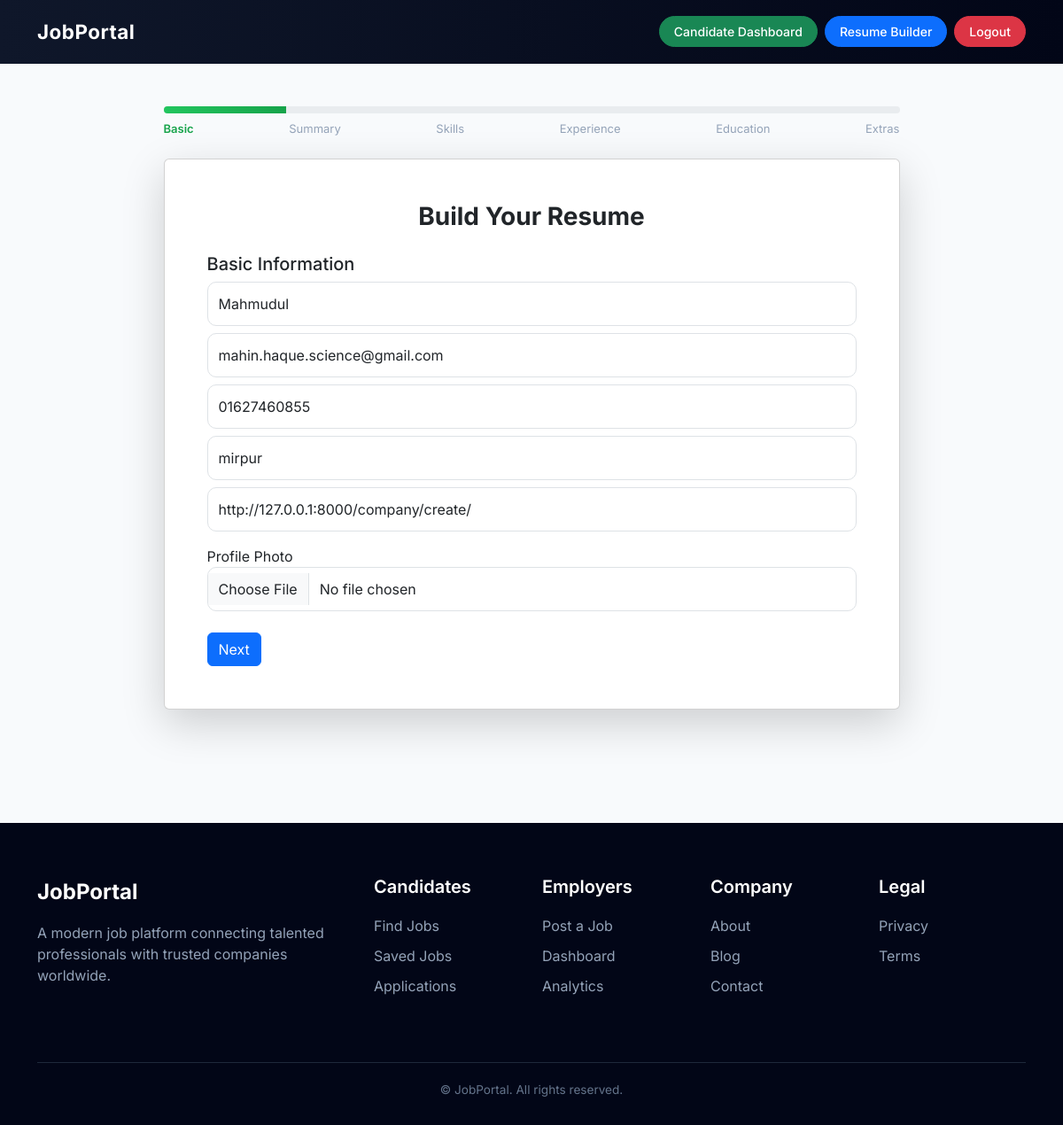
Page /resume/builder/ (signed in) on the committed database.
### accounts/models.py (models this page shows, shortened)
class Resume(models.Model):
    user = models.OneToOneField(User, on_delete=models.CASCADE)
    photo = models.ImageField(upload_to='resumes/photos/', blank=True, null=True)
    full_name = models.CharField(max_length=200)
    email = models.EmailField()
    phone = models.CharField(max_length=20, blank=True)
    address = models.CharField(max_length=255, blank=True)
    website = models.URLField(blank=True)
    summary = models.TextField(blank=True)
    skills = models.TextField(blank=True, help_text="Comma separated skills")
    experience = models.TextField(blank=True)
    education = models.TextField(blank=True)
    projects = models.TextField(blank=True)
    certifications = models.TextField(blank=True)
    languages = models.TextField(blank=True)
    extracurricular = models.TextField(blank=True)
    references = models.TextField(blank=True)
    updated_at = models.DateTimeField(auto_now=True)
    ROLE_CHOICES = (
        ('candidate', 'Candidate'),
        ('employer', 'Employer'),
    )
    user = models.ForeignKey(User, on_delete=models.CASCADE)
    role = models.CharField(max_length=20, choices=ROLE_CHOICES)
    name = models.CharField(max_length=100)
    designation = models.CharField(max_length=150, blank=True)
    company = models.CharField(max_length=150, blank=True)
    message = models.TextField()
    image = models.ImageField(upload_to='reviews/', blank=True, null=True)
    is_approved = models.BooleanField(default=False)
    created_at = models.DateTimeField(auto_now_add=True)

### accounts/views.py (the view, shortened to what this page needs)
# urls.py: path('resume/builder/', views.resume_builder, name='resume_builder'),
@login_required
def resume_builder(request):
    resume, _ = Resume.objects.get_or_create(
        user=request.user,
        defaults={
            'full_name': request.user.get_full_name() or request.user.username,
            'email': request.user.email,
        }
    )
    return render(request, 'resume/builder.html', {'resume': resume})

### templates/resume/builder.html (shortened to what this page needs)
{% extends "base.html" %}
{% block content %}
<section class="resume-wizard py-5">
  <div class="container">
    <div class="row justify-content-center">
      <div class="col-lg-9">
        <div class="mb-4">
          <div class="progress" style="height:8px;">
            <div class="progress-bar" id="progressBar"></div>
          </div>
          <div class="step-labels mt-2">
            <span class="active">Basic</span>
            <span>Summary</span>
            <span>Skills</span>
            <span>Experience</span>
            <span>Education</span>
            <span>Extras</span>
          </div>
        </div>
        <div class="card shadow-lg">
          <div class="card-body p-5">
            <h3 class="fw-bold text-center mb-4">Build Your Resume</h3>
            <form method="post" enctype="multipart/form-data">
              <div class="wizard-step active">
                <h5>Basic Information</h5>
                <input class="form-control mb-2" name="full_name" value="{{ resume.full_name }}" placeholder="Full Name">
                <input class="form-control mb-2" name="email" value="{{ resume.email }}" placeholder="Email">
                <input class="form-control mb-2" name="phone" value="{{ resume.phone }}" placeholder="Phone">
                <input class="form-control mb-2" name="address" value="{{ resume.address }}" placeholder="Address">
                <input class="form-control mb-3" name="website" value="{{ resume.website }}" placeholder="Website / LinkedIn">
                <label>Profile Photo</label>
                <input type="file" name="photo" class="form-control">
              </div>
              <div class="wizard-actions mt-4 d-flex justify-content-between">
                <button type="button" class="btn btn-primary" id="nextBtn">
                  Next
                </button>
              </div>
            </form>
          </div>
        </div>
      </div>
    </div>
  </div>
</section>
{% endblock %}

### templates/base.html (style rules this page uses)
body { font-family: 'Inter', sans-serif; background: #f8fafc; }

### templates/resume/builder.html (style rules this page uses)
.resume-wizard { background:#f8fafc; }
.wizard-step { display:none; }
.wizard-step.active { display:block; }
.progress-bar { background:linear-gradient(90deg,#22c55e,#16a34a); }
.step-labels { display:flex; justify-content:space-between; font-size:13px; color:#94a3b8; }
.step-labels span.active { color:#16a34a; font-weight:600; }
.form-control { border-radius:10px; padding:12px; }

### rows in the picture
Resume: full_name "Mahmudul", email "mahin.haque.science@gmail.com", phone "01627460855", address "mirpur", website "http://127.0.0.1:8000/company/create/"
